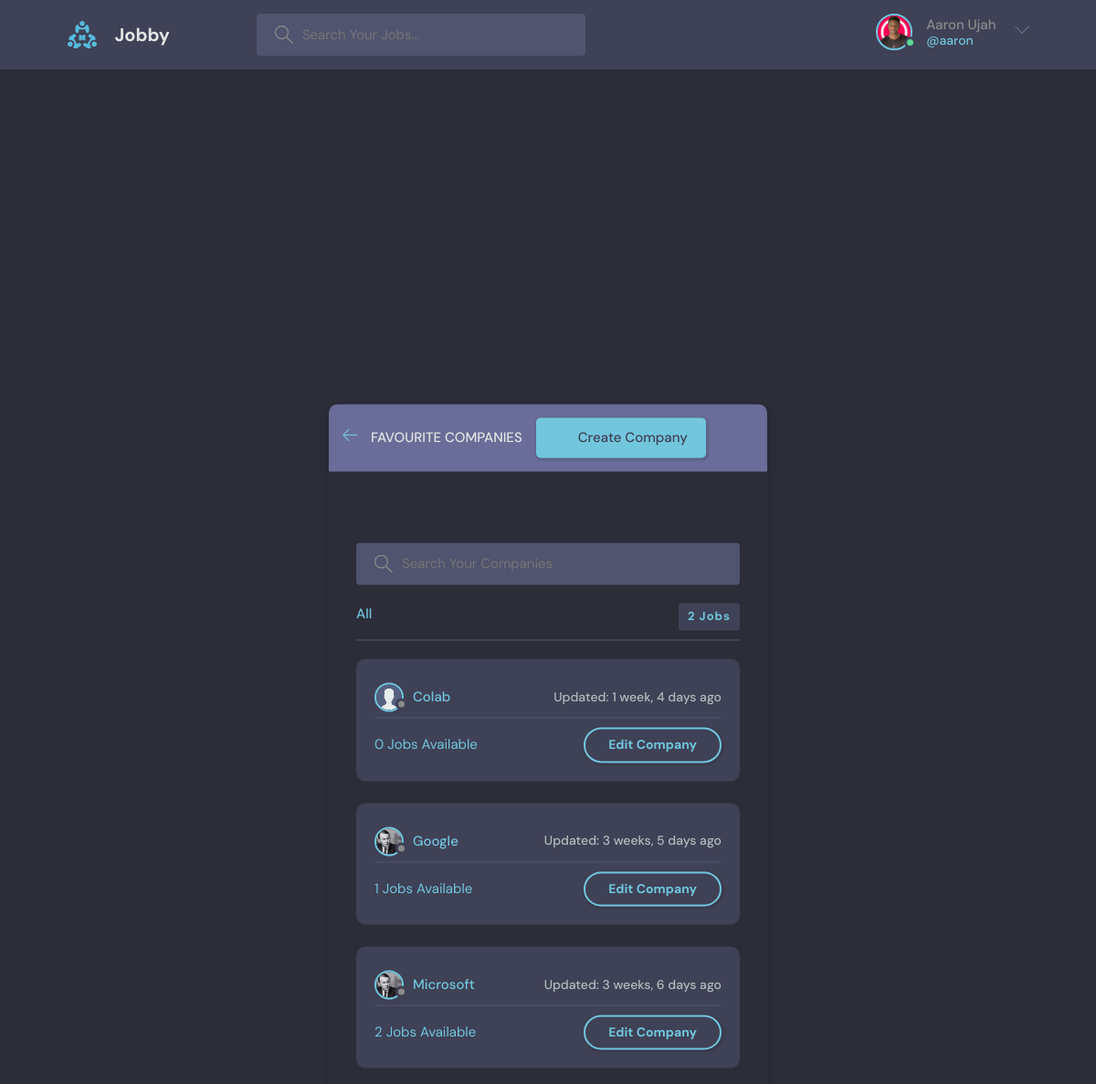
The app's page /companies/ (signed in) with its own data.
### myjob/models.py (models this page shows, shortened)
class User(AbstractUser):
    name = models.CharField(max_length = 200, null=True, blank=True)
    email = models.EmailField(unique=True, null=True)
    username = models.CharField(max_length = 200, unique=True, null=True)
    bio = models.TextField(null=True, blank=True)
    interest_one = models.CharField(max_length=200, null=True, blank=True)
    interest_two = models.CharField(max_length=200, null=True, blank=True)
    interest_three = models.CharField(max_length=200, null=True, blank=True)
    avatar = models.ImageField(null=True, default="avatar.svg", blank=True)
    USERNAME_FIELD = 'username'
    REQUIRED_FIELDS = []

class Company(models.Model):
    user = models.ForeignKey(User, on_delete=models.CASCADE, null=True)
    name = models.CharField(max_length=200)
    website = models.URLField(max_length=200)
    logo = models.ImageField(null=True, default="avatar.svg", blank=True)
    updated = models.DateTimeField(auto_now=True)
    created = models.DateTimeField(auto_now_add=True)
    class Meta:
        ordering = ['-updated', '-created']

### myjob/views.py (the view)
# urls.py: path('companies/', views.companiesPage, name='companies'),
@login_required(login_url='login')
def companiesPage(request):
    page = 'profile'
    q = request.GET.get('q') if request.GET.get('q') != None else ''
    user = User.objects.get(id=request.user.id)
    jobs = Job.objects.filter(client=user)
    companies_all = user.company_set.all()
    companies = companies_all.filter(name__icontains=q)
    return render(request, 'myjob/companies.html', {'page': page, 'companies': companies, 'jobs': jobs})

### myjob/templates/myjob/companies.html (shortened to what this page needs)
{% extends 'main.html' %}
{% block content %}
<main class="create-room layout">
  <div class="container">
    <div class="layout__box" style="background-color:transparent">
      <div class="layout__boxHeader">
        <div class="layout__boxTitle">
          <a href="{% url 'home' %}">
            <svg version="1.1" xmlns="http://www.w3.org/2000/svg" width="32" height="32" viewBox="0 0 32 32">
              <title>arrow-left</title>
              <path
                d="M13.723 2.286l-13.723 13.714 13.719 13.714 1.616-1.611-10.96-10.96h27.625v-2.286h-27.625l10.965-10.965-1.616-1.607z"
              ></path>
            </svg>
          </a>
          <div>
            <h3>Favourite Companies</h3>
          </div>
          <a class="btn btn--main" style="float:right" href="{% url 'create-company' %}">
            <svg version="1.1" xmlns="http://www.w3.org/2000/svg" width="32" height="32" viewBox="0 0 32 32">
            <title>add</title>
            <path
                d="M16.943 0.943h-1.885v14.115h-14.115v1.885h14.115v14.115h1.885v-14.115h14.115v-1.885h-14.115v-14.115z"
            ></path>
            </svg>
            Create Company
          </a>
        </div>
      </div>
      <br>
      <br>
      <div class="topics-page layout__body">
        <form action="" method="GET" class="header__search">
          <label>
            <input name="q" placeholder="Search Your Companies" />
          </label>
        </form>
        <ul class="topics__list">
          <li>
            <a href="{% url 'home' %}" class="active">All <span>{{jobs.count}} Jobs</span></a>
          </li>
          {% include 'myjob/company_feed.html' %}
        </ul>
      </div>
    </div>
  </div>
</main>
{% endblock content %}

### templates/navbar.html (shortened to what this page needs)
{% load static %}
<header class="header header--loggedIn">
    <div class="container">
      <a href="{% url 'home' %}" class="header__logo">
        <img src="{% static 'images/logo.svg' %}" />
        <h1>Jobby</h1>
      </a>
      <form class="header__search" method="GET" action="{% url 'home' %}">
        <label>
          <input name="q" placeholder="Search Your Jobs..." />
        </label>
      </form>
      <nav class="header__menu">
        {% if request.user.is_authenticated %}
        <div class="header__user">
            <a href="{% url 'user-profile' %}">
                <div class="avatar avatar--medium active">
                <img src="{{request.user.avatar.url}}" />
                </div>
                <p>{{request.user.name}} <span>@{{request.user.username}}</span></p>
            </a>
          <button class="dropdown-button">
            <svg version="1.1" xmlns="http://www.w3.org/2000/svg" width="32" height="32" viewBox="0 0 32 32">
              <title>chevron-down</title>
              <path d="M16 21l-13-13h-3l16 16 16-16h-3l-13 13z"></path>
            </svg>
          </button>
        </div>
        {% else %}
        <a href="{% url 'login' %}">
          <img src="{% static 'images/avatar.svg' %}" />
          <p>Login</p>
        </a>
        {% endif %}
      </nav>
    </div>
</header>

### myjob/templates/myjob/company_feed.html
{% if companies.count != 0 %}
    {% for company in companies %}
    <div class="roomListRoom">
        <div class="roomListRoom__header">
            <a href="{% url 'home' %}?q={{company.name}}" class="roomListRoom__author">
            <div class="avatar avatar--small">
                {% if page == 'profile' %}
                    <img src="{{company.logo.url}}" />
                {% else %}
                    <img src="{{job.company.logo.url}}" />
                {% endif %}
            </div>
            <span class="roomListRoom__content">{{company.name}}</span>
            </a>
            <div class="roomListRoom__actions">
            <span>Updated: {{company.updated|timesince}} ago</span>
            </div>
        </div>
        <div class="roomListRoom__meta">
            <a href="{% url 'home' %}?q={{company.name}}" class="active">
                <span>{{company.job_set.all.count}}</span> Jobs Available
            </a>
            {% if request.user == user  %}
                <a href="{% url 'update-company' company.id %}" class="btn btn--main btn--pill">Edit Company</a>
            {% endif %}
        </div>
    </div>
    {% endfor %}
{% else %}
    <h3 style="margin:10px;">You have not added any company. Add a company to see it here</h3>
{% endif %}

### records on screen
User: user.avatar (picture), user.name "Aaron Ujah", user.username "aaron"
Company: logo (placeholder picture), name "Colab", updated "1 week, 4 days", job_set.all.count "0"
Company: logo (picture), name "Google", updated "3 weeks, 5 days", job_set.all.count "1"
Company: logo (picture), name "Microsoft", updated "3 weeks, 6 days", job_set.all.count "2"

### other values on screen
{{ jobs.count }} "2"
